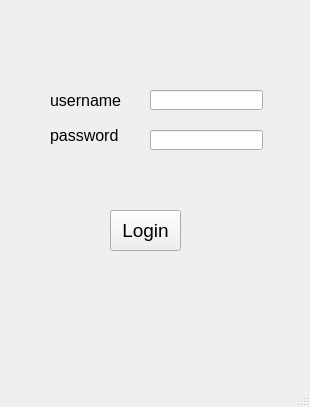
<?xml version="1.0" encoding="UTF-8"?>
<ui version="4.0">
 <class>MainWindow</class>
 <widget class="QMainWindow" name="MainWindow">
  <property name="geometry">
   <rect>
    <x>0</x>
    <y>0</y>
    <width>310</width>
    <height>407</height>
   </rect>
  </property>
  <property name="windowTitle">
   <string>MainWindow</string>
  </property>
  <widget class="QWidget" name="centralwidget">
   <widget class="QLineEdit" name="lineEdit">
    <property name="geometry">
     <rect>
      <x>150</x>
      <y>90</y>
      <width>113</width>
      <height>20</height>
     </rect>
    </property>
   </widget>
   <widget class="QLineEdit" name="lineEdit_2">
    <property name="geometry">
     <rect>
      <x>150</x>
      <y>130</y>
      <width>113</width>
      <height>20</height>
     </rect>
    </property>
   </widget>
   <widget class="QLabel" name="label">
    <property name="geometry">
     <rect>
      <x>50</x>
      <y>90</y>
      <width>79</width>
      <height>20</height>
     </rect>
    </property>
    <property name="font">
     <font>
      <pointsize>12</pointsize>
     </font>
    </property>
    <property name="text">
     <string>username</string>
    </property>
   </widget>
   <widget class="QLabel" name="label_2">
    <property name="geometry">
     <rect>
      <x>50</x>
      <y>120</y>
      <width>79</width>
      <height>31</height>
     </rect>
    </property>
    <property name="font">
     <font>
      <pointsize>12</pointsize>
     </font>
    </property>
    <property name="text">
     <string>password</string>
    </property>
   </widget>
   <widget class="QPushButton" name="pushButton">
    <property name="geometry">
     <rect>
      <x>110</x>
      <y>210</y>
      <width>71</width>
      <height>41</height>
     </rect>
    </property>
    <property name="font">
     <font>
      <pointsize>14</pointsize>
     </font>
    </property>
    <property name="text">
     <string>Login</string>
    </property>
   </widget>
  </widget>
  <widget class="QMenuBar" name="menubar">
   <property name="geometry">
    <rect>
     <x>0</x>
     <y>0</y>
     <width>310</width>
     <height>21</height>
    </rect>
   </property>
  </widget>
  <widget class="QStatusBar" name="statusbar"/>
 </widget>
 <resources/>
 <connections/>
</ui>
